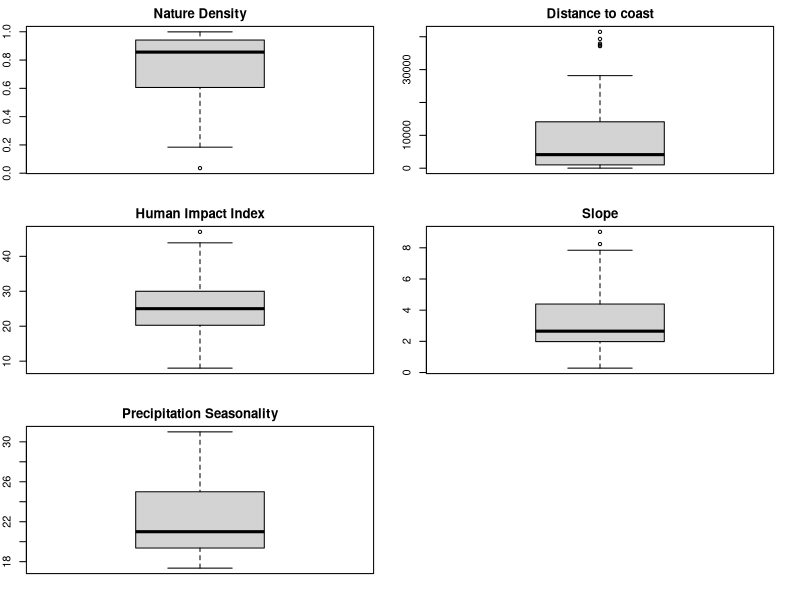
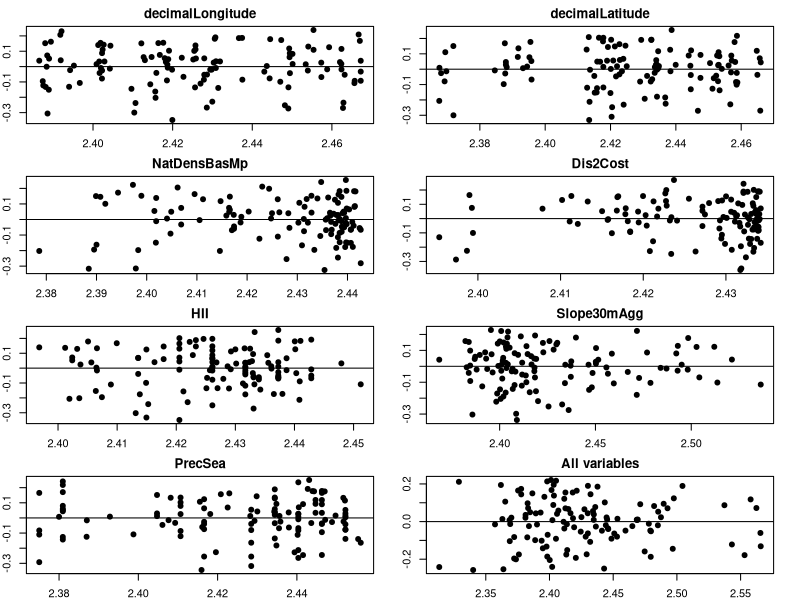
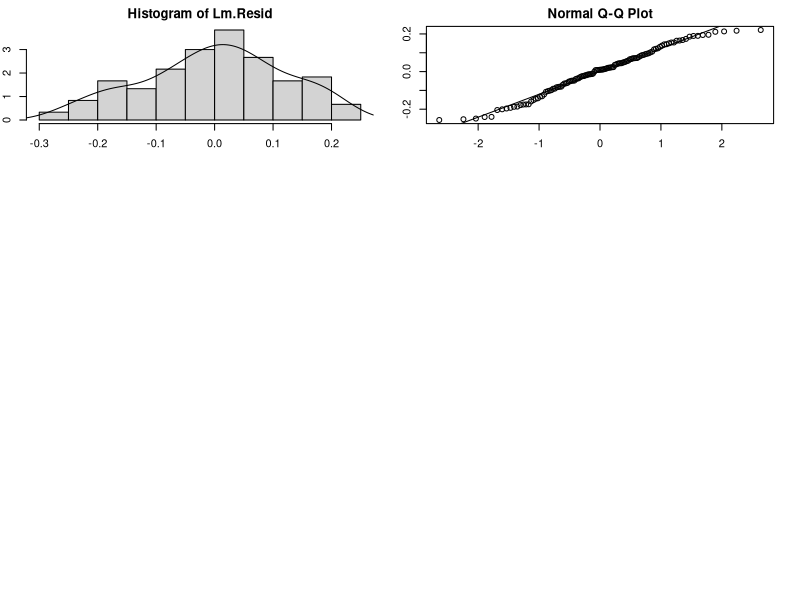
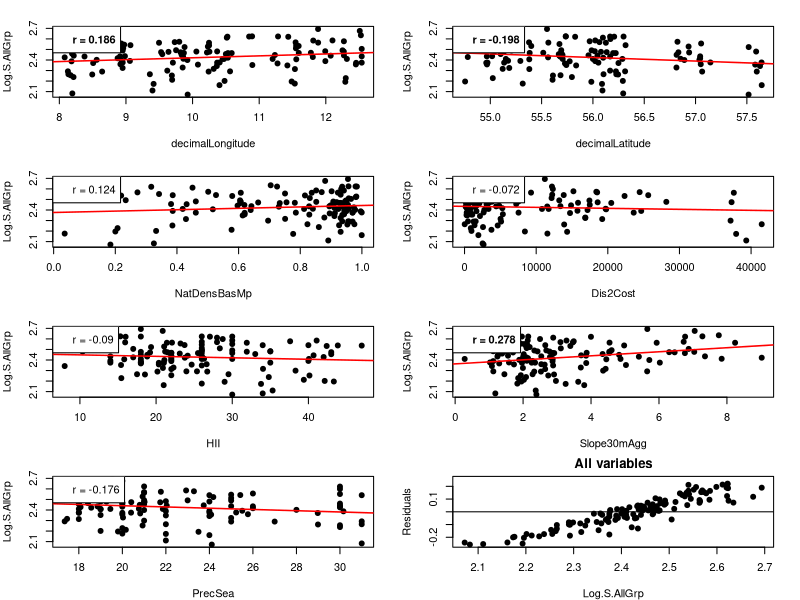
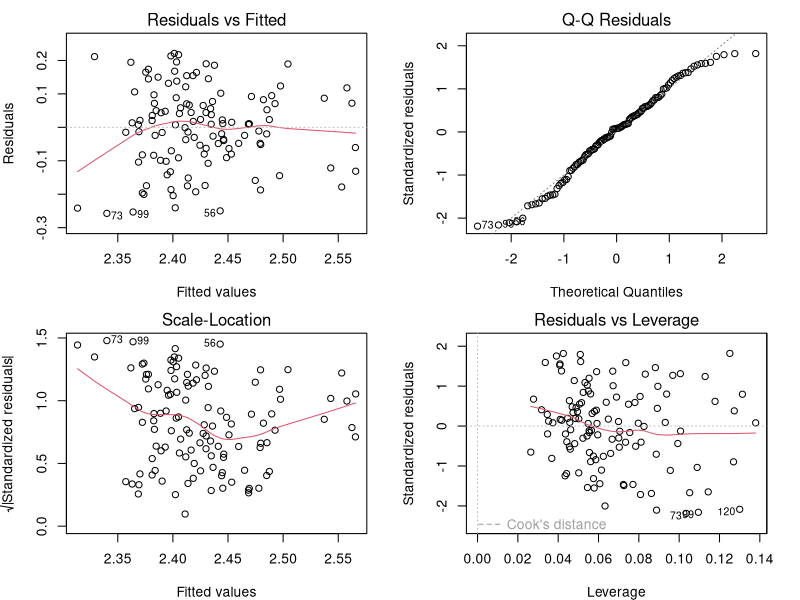

Generate these figures, in order, with R:
## ---- chunk 1
knitr::opts_chunk$set(echo = TRUE)
## ---- chunk 2
#
# The code in the window marked like this shows where you need to write your code
#

## ---- chunk 3
# Read the file and save it as an object named `DK.Biodiv`
DK.Biodiv <-  read.csv("Data/Biowide_AllSppRich.csv")

## ---- chunk 4
# Set a plotting space with 6 regions (two columns and three rows). For this, use the function par()
par(mfrow = c(3,2),mar=rep(2,4))

# Plot a box-plot for Nature Density
boxplot(DK.Biodiv$NatDensBasMp,
        main = "Nature Density")
# Plot a box-plot for Distance to coast
boxplot(DK.Biodiv$Dis2Cost,
        main = "Distance to coast")
# Plot a box-plot for Human Impact Index
boxplot(DK.Biodiv$HII,
        main = "Human Impact Index")
# Plot a box-plot for Slope
boxplot(DK.Biodiv$Slope30mAgg,
        main = "Slope")
# Plot a box-plot for Precipitation Seasonality
boxplot(DK.Biodiv$PrecSea,
        main = "Precipitation Seasonality")
## ---- chunk 5
# Build 4x3 plotting space filled row-wise 
par(mfrow = c(4,2),
    mar = rep(2,4))

# Create a Vector named PredNames with the predictors names
PredNames <- names(DK.Biodiv)[-c(1,4:6)]

# Loop using i as an iterator and cycle through PredNames
for (i in PredNames){ 
# Create a new subset data.frame named DK.Div.Tmp that only contains ONLY the log-richness and the evaluated predictors as variables
  DK.Div.Tmp <- DK.Biodiv[,c("Log.S.AllGrp",i)]
  
# Build a regression model, using the lm() function, and store it as an object named Lm.Mod 
  Lm.Mod <- lm(Log.S.AllGrp ~ ., 
               data = DK.Div.Tmp) 
  
# Save the residuals into an object named Lm.Resid
  Lm.Resid <- residuals(Lm.Mod)

# Save the fitted/predicted values into an object named Lm.Fitt
  Lm.Fitt <- predict(Lm.Mod)

  # Plot the Residuals vs Predicted values
  plot(Lm.Resid ~ Lm.Fitt,
       pch=19, # This argument as defined sets the plotting point to a filled dot.
       xlab = "Fitted values", # This argument define the text to be added as the x-axis label
       ylab = "Residuals", # This argument define the text to be added as the y-axis label
       main = i) # This argument define the text to be added figure title
# Add a horizontal line using the abline() function at zero for reference
  abline(h=0)
}
## ---- chunk 6
# Build a regression model using the lm() function where all six variables predict the log-richness for all sampled species. # save the model as an object named FullMod
FullMod <- lm(Log.S.AllGrp ~ NatDensBasMp + Dis2Cost + HII + Slope30mAgg + PrecSea + decimalLongitude + decimalLatitude,
              data = DK.Biodiv)
# Call the model
FullMod

# Now extract the residuals and save them into an object named Lm.Resid. For this, use the residuals() function
Lm.Resid <- residuals(FullMod)

# Now extract the fitted values and save them into an object named Lm.Fitt.  For this, use the predict() function
Lm.Fitt <- predict(FullMod)

# Plot the Residuals vs Predicted values
  plot(Lm.Resid ~ Lm.Fitt,
       pch=19, # This argument, as defined, sets the plotting point to a filled dot.
       xlab = "Fitted values", # This argument defines the text to be added as the x-axis label
       ylab = "Residuals", # This argument define the text to be added as the y-axis label
       main = "All variables", # This argument define the text to be added figure title
      ylim = range(Lm.Resid)) 
# Add a horizontal line using the abline() function at zero for reference  
  abline(h = 0)
## ---- chunk 7
# Use the hist() function to display the distribution of the residuals. Here do not plot the count but the frequency.
hist(Lm.Resid,
     freq = F)

# Estimate the density of the residuals using the function `density()`
Den.Lm.Resid <- density(Lm.Resid)

# Plot the density plot over the histogram

lines(Den.Lm.Resid)
#
## ---- chunk 8
# use the qqnorm() and qqline() functions to plot a qqplot
qqnorm(Lm.Resid) # use the qqnorm() on the object containing the residuals to make a q-q plot
qqline(Lm.Resid) # use the qqline in the object containing the residuals to add the expectation line
## ---- chunk 9
# Implement the shapiro.test() function to assess normality of the residuals. Remember that a non-significant test (p>0.05) means that the observed and expected distribution (in this case, normal) are the same.
shapiro.test(Lm.Resid)
## ---- chunk 10
# Create a vector with only NA values named Tol.Summ to store the tolerance values
Tol.Summ <- rep(x = NA,
                times = length(PredNames))
# give names to each place in the vector using PredNames
names(Tol.Summ) <- PredNames

# Use a for loop across predictors (remember the names are in PredNames) to estimate the tolerance.
for (i in PredNames){
# Create new data.frame named Tol.DF was the first variable tested.
  Tol.DF <- data.frame(Pred = DK.Biodiv[,i], # the data of the predictor variable being tested should be included here  - call it using the i iterator.
                       DK.Biodiv[,PredNames[!PredNames%in%i]])# Add the other predictor variables here. For this, use the logical test !PredNames%in%i (each select all predictors variable EXECEPT i). 
  
  # Build an lm model to predict the predictor of interest as a function of all other predictors. Save this model as Tol.LM.
    Tol.LM <- lm(Pred~.,
                 data = Tol.DF) 
# To estimate the tolerance for the predictor of interest, the first step is to extract the R2 from the regression model and store it as an object name Tol.R2
    Tol.R2 <- summary(Tol.LM)$r.squared #

# estimate the tolerance (1-R2) and save it in the corresponding position of the Tol.Summ you created before the loop. 
    Tol.Summ[i] <- 1 - Tol.R2
}    

# now Call the vector Tol.Summ you created before the loop 
Tol.Summ
## ---- chunk 11
# Build 3x2 plotting space filled row-wise 
par(mfrow = c(4,2), 
    mar=c(4,4,2,2))

# Now lets loop across predictors to estimate the Tolerance.
for (i in PredNames){

  # Subset DK.Biodiv to create a new data.frame named Temp.DF that has Log.S.AllGrp and the predictor evaluated
  Temp.DF <- DK.Biodiv[,c(i,"Log.S.AllGrp")]

  # Plot the bivariate relation
  plot(x = Temp.DF[,i], # Call the predictor
       y = Temp.DF$Log.S.AllGrp, # Call the response (Log.S.AllGrp)
       pch = 19, # Set the points to a filled dot
       xlab = i, # Set the Name for the X-axis
       ylab = "Log.S.AllGrp") # Set the Name for the Y-axis


# Add the regression line - using the abline function
# First create a regression object named Reg.Temp that has the regression between Log.S.AllGrp and the predictor
Reg.Temp <- lm(DK.Biodiv[,"Log.S.AllGrp"] ~ DK.Biodiv[,i])

# Using the abline function plot the object with the regression object
abline(Reg.Temp, # The regression object
       col="red", # Set the line colour to "red"
       lwd=1.5) # make the plotted line thicker

# Add the the Pearson correlation - make the text boldface if the relation is significant
legend("topleft",
       legend = paste0("r = ",
                       round(cor(na.omit(Temp.DF))[2,1],3)
                       ),
       text.font = ifelse(cor.test(na.omit(Temp.DF)[,1],na.omit(Temp.DF)[,2])$p.value<0.05,2,1))
}

## ---- chunk 12
# Plot the Residuals vs response variable
  plot(Lm.Resid ~ Log.S.AllGrp,
       data = DK.Biodiv[as.numeric(names(Lm.Resid)),],
       pch=19, # This argument, as defined, sets the plotting point to a filled dot.
       xlab = "Log.S.AllGrp", # This argument defines the text to be added as the x-axis label
       ylab = "Residuals", # This argument define the text to be added as the y-axis label
       main = "All variables", # This argument define the text to be added figure title
      ylim = c(-max(abs(Lm.Resid)), # a new argument you will use here is ylim to set the lower and upper limits of the y-axes. For this, you will specify a vector of two-element with the lower and upper limits. This will allow you to make the y-axis symmetric.
               max(abs(Lm.Resid)))) 
# Add a horizontal line using the abline() function at zero for reference
  abline(h=0)
## ---- chunk 13
# Build 2x2 plotting space filled row-wise 
par(mfrow = c(2,2), # you need to specify two values here the number of rows and the number of columns
    mar=c(4,4,2,2)) # here you define the 'margins" - blank space between plotting areas)
# use the plot function on the lm object named FullMod
plot(FullMod)
## ---- chunk 14
# For ease, generate an object named Stdz.DK.Biodiv where you will store `Log.S.AllGrp` and the used of predictors
Stdz.DK.Biodiv <- DK.Biodiv[,c("Log.S.AllGrp", # the name of the response
                            PredNames)]# the name of the predictors
# Use the scale() function on Stdz.DK.Biodiv to scale the predictors
Stdz.DK.Biodiv <- scale(Stdz.DK.Biodiv)

# Print the Five first rows of Stdz.DK.Biodiv
head(Stdz.DK.Biodiv)

## ---- chunk 15
# use the Stdz.DK.Biodiv object to generate a regression object named Stdz.Model1
Stdz.Model <- lm(Log.S.AllGrp ~ NatDensBasMp + Dis2Cost + HII + Slope30mAgg + PrecSea + decimalLongitude + decimalLatitude,
              data = as.data.frame(Stdz.DK.Biodiv)) # Call the object with the Scaled data

# use the summary() function to see the regression coefficients
summary(Stdz.Model)

## ---- chunk 16
# Generate three objects 
# 1. Store the summary of the regression carried out on original data (FullMod). name this sum.par.lm 
sum.par.lm <- summary(FullMod)

#2.  Store the summary of the regression carried out on standardised data (Stdz.Model). name this sum.par.lm.scaled 
sum.par.lm.scaled <- summary(Stdz.Model)

#3. Create a vector called tolerances with the tolerance for each variable - use the function vif() for this
tolerances <- car::vif(Stdz.Model)

# Merge all the elements into a single data.frame
par.table <- cbind(sum.par.lm$coefficients[, 1:2], # un-standardised coefficients and SD
                   sum.par.lm.scaled$coefficients[, 1], # standardized coefficients
                   c(NA, tolerances), # Tolerances
                   sum.par.lm$coefficients[, 3:4]) # un-standardised coefficients T value and P value

colnames(par.table) <- c("Estimate", "Standard error", "Stdandard coefficient", "Tolerance", "t", "p")
round(par.table,3)
## ---- chunk 17
# To extract the R^2 and adjusted-R^2 you need to use the `adj.r.squared` and `r.squared` subscripts on an object that builds the summary of an object created with the function `lm`
# r.squared for a regression carried out on original data 
summary(FullMod)$r.squared

# adj.r.squared for a regression carried out on original data 
summary(FullMod)$adj.r.squared

# r.squared for a regression carried out on standardised data 
summary(Stdz.Model)$r.squared

# adj.r.squared for a regression carried out on standardised data 
summary(Stdz.Model)$adj.r.squared

## ---- chunk 18
# Using the step() function, make a forward stepwise selection on the model with standardised regression coefficients. Save this into a object call FrwdSel
FrwdSel <- step(Stdz.Model, # an object representing a model to simplify
                direction = "forward") # forward or backward
#extract the regression coefficients using the function coef()
coef(FrwdSel)
#Get the adjusted R-squared
summary(FrwdSel)$adj.r.squared
## ---- chunk 19
# Using the step() function, make a Backwards stepwise selection on the model with standardised regression coefficients. Save this into a object call BackSel
BackSel <- step(Stdz.Model, # an object representing a model to simplify
                direction = "backward",
                na.rm=T) # forward or backward
#extract the regression coefficients using the function coef()
coef(BackSel)
#Get the adjusted R-squared
summary(BackSel)$adj.r.squared
